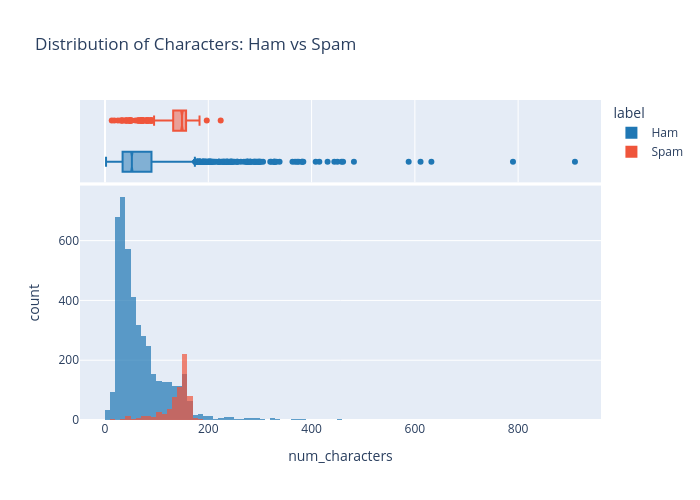

The notebook cell this image was saved under:
### Code cell
import plotly.express as px

# Map target to readable names for the legend
df['label'] = df['target'].map({0: 'Ham', 1: 'Spam'})

# histogram
fig = px.histogram(df, 
                   x='num_characters', 
                   color='label', 
                   marginal='box',
                   nbins=100,
                   title='Distribution of Characters: Ham vs Spam',
                   color_discrete_map={'Ham': '#1f77b4', 'Spam': '#ef553b'},
                   opacity=0.7,
                   barmode='overlay')

fig.update_layout(width=700, height=500)

fig.show()

### Figure 1 — Plotly figure (JSON) as saved in the notebook; plotly's stock layout.template omitted (floating-point values rounded to 4 significant figures; data arrays with more than 128 entries replaced by an {"elided": "..."} marker saying what was removed)
{"data": [{"bingroup": "x", "hovertemplate": "label=Ham<br>num_characters=%{x}<br>count=%{y}<extra></extra>", "legendgroup": "Ham", "marker": {"color": "#1f77b4", "opacity": 0.7, "pattern": {"shape": ""}}, "name": "Ham", "nbinsx": 100, "orientation": "v", "showlegend": true, "type": "histogram", "x": {"elided": "4516 int values"}, "xaxis": "x", "yaxis": "y"}, {"hovertemplate": "label=Ham<br>num_characters=%{x}<extra></extra>", "legendgroup": "Ham", "marker": {"color": "#1f77b4"}, "name": "Ham", "notched": true, "showlegend": false, "type": "box", "x": {"elided": "4516 int values"}, "xaxis": "x2", "yaxis": "y2"}, {"bingroup": "x", "hovertemplate": "label=Spam<br>num_characters=%{x}<br>count=%{y}<extra></extra>", "legendgroup": "Spam", "marker": {"color": "#ef553b", "opacity": 0.7, "pattern": {"shape": ""}}, "name": "Spam", "nbinsx": 100, "orientation": "v", "showlegend": true, "type": "histogram", "x": {"elided": "653 int values"}, "xaxis": "x", "yaxis": "y"}, {"hovertemplate": "label=Spam<br>num_characters=%{x}<extra></extra>", "legendgroup": "Spam", "marker": {"color": "#ef553b"}, "name": "Spam", "notched": true, "showlegend": false, "type": "box", "x": {"elided": "653 int values"}, "xaxis": "x2", "yaxis": "y2"}], "layout": {"barmode": "overlay", "height": 500, "legend": {"title": {"text": "label"}, "tracegroupgap": 0}, "title": {"text": "Distribution of Characters: Ham vs Spam"}, "width": 700, "xaxis": {"anchor": "y", "domain": [0, 1], "title": {"text": "num_characters"}}, "xaxis2": {"anchor": "y2", "domain": [0, 1], "matches": "x", "showgrid": true, "showticklabels": false}, "yaxis": {"anchor": "x", "domain": [0, 0.7326], "title": {"text": "count"}}, "yaxis2": {"anchor": "x2", "domain": [0.7426, 1], "matches": "y2", "showgrid": false, "showline": false, "showticklabels": false, "ticks": ""}}}
